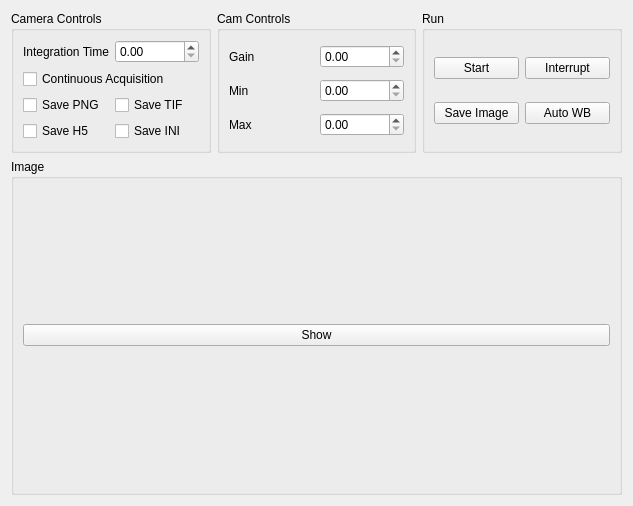
<?xml version="1.0" encoding="UTF-8"?>
<ui version="4.0">
 <class>Form</class>
 <widget class="QWidget" name="Form">
  <property name="geometry">
   <rect>
    <x>0</x>
    <y>0</y>
    <width>633</width>
    <height>506</height>
   </rect>
  </property>
  <property name="windowTitle">
   <string>Form</string>
  </property>
  <layout class="QGridLayout" name="gridLayout_2" rowstretch="0,1">
   <item row="0" column="2">
    <widget class="QGroupBox" name="run_groupBox">
     <property name="title">
      <string>Run</string>
     </property>
     <layout class="QGridLayout" name="gridLayout_3">
      <item row="0" column="1">
       <widget class="QPushButton" name="interrupt_pushButton">
        <property name="text">
         <string>Interrupt</string>
        </property>
       </widget>
      </item>
      <item row="0" column="0">
       <widget class="QPushButton" name="start_pushButton">
        <property name="text">
         <string>Start</string>
        </property>
       </widget>
      </item>
      <item row="1" column="1">
       <widget class="QPushButton" name="autowb_pushButton">
        <property name="text">
         <string>Auto WB</string>
        </property>
       </widget>
      </item>
      <item row="1" column="0">
       <widget class="QPushButton" name="save_pushButton">
        <property name="text">
         <string>Save Image</string>
        </property>
       </widget>
      </item>
     </layout>
    </widget>
   </item>
   <item row="1" column="0" colspan="3">
    <widget class="QGroupBox" name="plot_groupBox">
     <property name="title">
      <string>Image</string>
     </property>
     <layout class="QVBoxLayout" name="verticalLayout">
      <item>
       <widget class="QPushButton" name="show_pushButton">
        <property name="text">
         <string>Show</string>
        </property>
       </widget>
      </item>
     </layout>
    </widget>
   </item>
   <item row="0" column="0">
    <widget class="QGroupBox" name="camera_controls_groupBox">
     <property name="title">
      <string>Camera Controls</string>
     </property>
     <layout class="QGridLayout" name="gridLayout_4">
      <item row="2" column="0" colspan="2">
       <widget class="QCheckBox" name="continuous_checkBox">
        <property name="text">
         <string>Continuous Acquisition</string>
        </property>
       </widget>
      </item>
      <item row="3" column="0">
       <widget class="QCheckBox" name="save_png_checkBox">
        <property name="text">
         <string>Save PNG</string>
        </property>
       </widget>
      </item>
      <item row="0" column="0">
       <widget class="QLabel" name="label_6">
        <property name="text">
         <string>Integration Time</string>
        </property>
       </widget>
      </item>
      <item row="0" column="1">
       <widget class="QDoubleSpinBox" name="exp_time_doubleSpinBox">
        <property name="maximum">
         <double>450.000000000000000</double>
        </property>
        <property name="singleStep">
         <double>0.300000000000000</double>
        </property>
       </widget>
      </item>
      <item row="3" column="1">
       <widget class="QCheckBox" name="save_tif_checkBox">
        <property name="text">
         <string>Save TIF</string>
        </property>
       </widget>
      </item>
      <item row="4" column="0">
       <widget class="QCheckBox" name="save_h5_checkBox">
        <property name="text">
         <string>Save H5</string>
        </property>
       </widget>
      </item>
      <item row="4" column="1">
       <widget class="QCheckBox" name="save_ini_checkBox">
        <property name="text">
         <string>Save INI</string>
        </property>
       </widget>
      </item>
     </layout>
    </widget>
   </item>
   <item row="0" column="1">
    <widget class="QGroupBox" name="roi_groupBox">
     <property name="title">
      <string>Cam Controls</string>
     </property>
     <layout class="QGridLayout" name="gridLayout" columnstretch="0,0">
      <item row="0" column="1">
       <widget class="QDoubleSpinBox" name="gain_doubleSpinBox">
        <property name="maximum">
         <double>3</double>
        </property>
        <property name="minimum">
         <double>0</double>
        </property>
       </widget>
      </item>
      <item row="0" column="0">
       <widget class="QLabel" name="label">
        <property name="text">
         <string>Gain</string>
        </property>
       </widget>
      </item>
      <item row="1" column="1">
       <widget class="QDoubleSpinBox" name="min_doubleSpinBox"/>
      </item>
      <item row="2" column="1">
       <widget class="QDoubleSpinBox" name="max_doubleSpinBox"/>
      </item>
      <item row="1" column="0">
       <widget class="QLabel" name="label_3">
        <property name="text">
         <string>Min</string>
        </property>
       </widget>
      </item>
      <item row="2" column="0">
       <widget class="QLabel" name="label_4">
        <property name="text">
         <string>Max</string>
        </property>
       </widget>
      </item>
     </layout>
    </widget>
   </item>
  </layout>
 </widget>
 <resources/>
 <connections/>
</ui>
